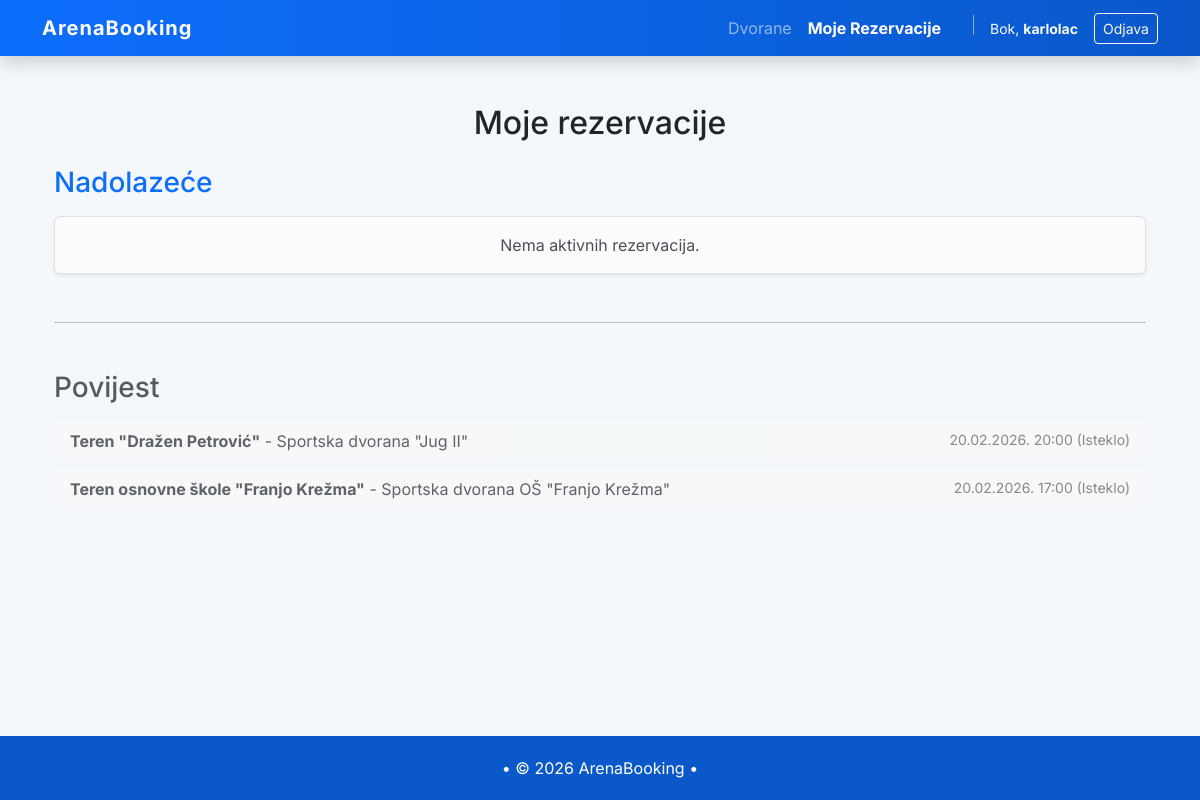
The page /bookings/ (signed in) on the database as committed earlier.
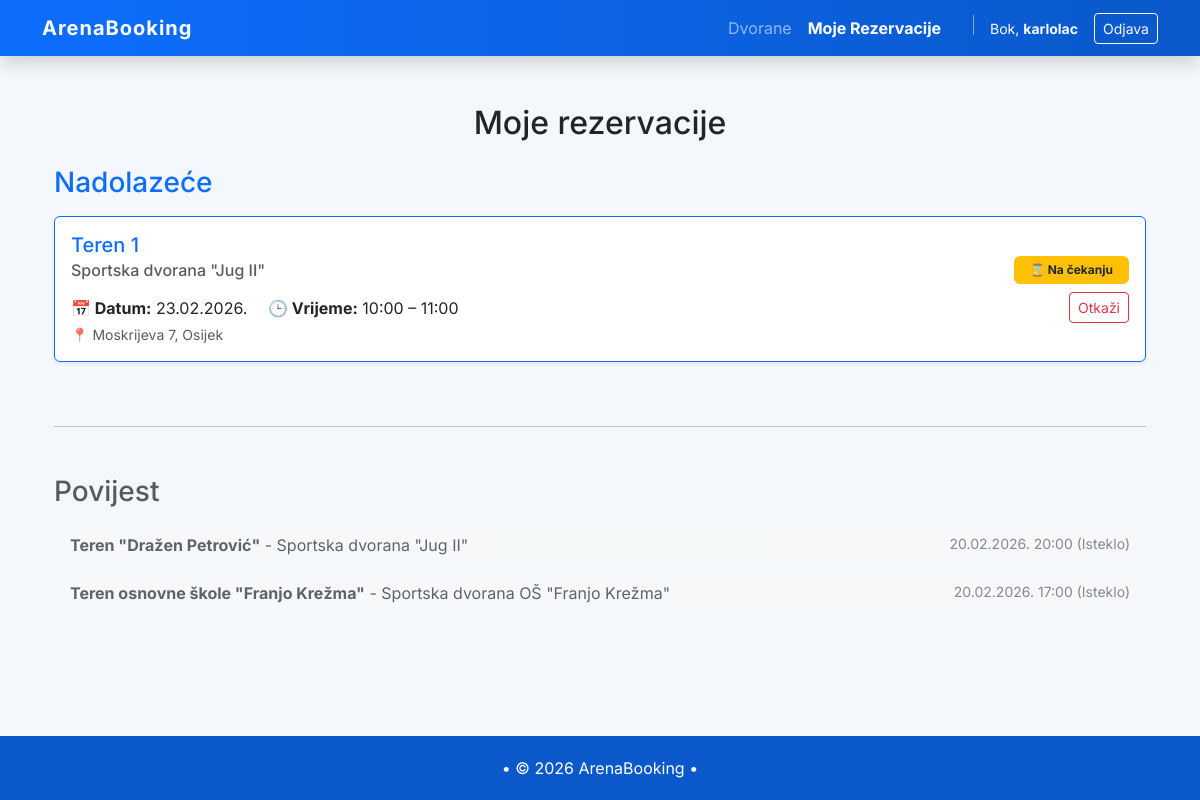
The same page on the database as committed later.
### bookings/models.py (models this page shows, shortened)
class Booking(models.Model):
    user = models.ForeignKey(User, on_delete=models.CASCADE, related_name="bookings")
    court = models.ForeignKey(Court, on_delete=models.CASCADE, related_name="bookings")
    start_datetime = models.DateTimeField()
    end_datetime = models.DateTimeField()
    created_at = models.DateTimeField(auto_now_add=True)
    STATUS_CHOICES = [
        ('pending', 'Na čekanju'),
        ('confirmed', 'Potvrđeno'),
        ('cancelled', 'Otkazano'),
    ]
    status = models.CharField(
        max_length=20,
        choices=STATUS_CHOICES,
        default='pending'
    )
    class Meta:
        permissions = [
        ("can_approve_booking", "Can approve booking"),
    ]

### facilities/models.py (models this page shows, shortened)
class Court(models.Model):
    class Sport(models.TextChoices):
        FOOTBALL = "football", "Nogomet"
        BASKETBALL = "basketball", "Košarka"
        TENNIS = "tennis", "Tenis"
        PADEL = "padel", "Padel"
        OTHER = "other", "Ostalo"
    sport = models.CharField(
    max_length=20,
    choices=Sport.choices,
    blank=True,
    null=True
    )
    facility = models.ForeignKey(Facility, on_delete=models.CASCADE, related_name="courts")
    name = models.CharField(max_length=80)
    is_active = models.BooleanField(default=True)

class Facility(models.Model):
    name = models.CharField(max_length=120)
    address = models.CharField(max_length=200)
    city = models.CharField(max_length=80, blank=True)
    is_active = models.BooleanField(default=True)
    working_from = models.TimeField(default=time(8, 0))  # Podrazumijevano 08:00
    working_till = models.TimeField(default=time(22, 0)) # Podrazumijevano 22:00
    class Meta:
        verbose_name = "Facility"
        verbose_name_plural = "Facilities"

### bookings/views.py (the view)
# urls.py: path('bookings/', include('bookings.urls')),
@login_required
def bookings(request):
    if request.user.is_superuser:
        raise PermissionDenied("Admin nema pristup rezervacijama.")
    now = timezone.now()
    user_bookings = (
        Booking.objects
        .filter(user=request.user)
        .select_related("court")
        .order_by("-start_datetime")
    )
    active_bookings = user_bookings.filter(end_datetime__gt=now).order_by("start_datetime")
    past_bookings = user_bookings.filter(end_datetime__lte=now).order_by("-start_datetime")
    return render(request, "bookings/bookings.html", {
        "active_bookings": active_bookings,
        "past_bookings": past_bookings,
        "now": now,
    })

### bookings/templates/bookings/bookings.html (shortened to what this page needs)
{% extends "base.html" %}
{% block content %}
<div class="container mt-4">
    <h2 class="mb-4 text-center">Moje rezervacije</h2>
    <h3 class="text-primary mb-3">Nadolazeće</h3>
    {% if active_bookings %}
        <div class="row">
            {% for b in active_bookings %}
                <div class="col-12 mb-3">
                    <div class="card border-primary shadow-sm">
                        <div class="card-body d-flex justify-content-between align-items-center">
                            <div>
                                <h5 class="card-title mb-1 text-primary">{{ b.court.name }}</h5>
                                <h6 class="text-muted mb-3">{{ b.court.facility.name }}</h6>
                                <p class="card-text mb-0">
                                    <strong>📅 Datum:</strong> {{ b.start_datetime|date:"d.m.Y." }}
                                    <span class="ms-3"><strong>🕒 Vrijeme:</strong> {{ b.start_datetime|date:"H:i" }} – {{ b.end_datetime|date:"H:i" }}</span>
                                </p>
                                <small class="text-muted d-block mt-1">📍 {{ b.court.facility.address }}, {{ b.court.facility.city }}</small>
                            </div>
                            <div class="text-end">
                                {% if b.status == 'pending' %}
                                    <span class="badge bg-warning text-dark p-2 px-3">⌛ Na čekanju</span>
                                {% elif b.status == 'confirmed' %}
                                    <span class="badge bg-success p-2 px-3">✅ Potvrđeno</span>
                                {% else %}
                                    <span class="badge bg-danger p-2 px-3">❌ Otkazano</span>
                                {% endif %}
                                {% if b.status != 'cancelled' and b.start_datetime > now and not user.is_staff %}
                                    <form action="{% url 'bookings:cancel_booking' b.id %}" method="post" class="mt-2">
                                        <button type="submit"
                                                class="btn btn-sm btn-outline-danger"
                                                onclick="return confirm('Jesi siguran da želiš otkazati ovu rezervaciju?');">
                                            Otkaži
                                        </button>
                                    </form>
                                {% endif %}
                                </div>
                        </div>
                    </div>
                </div>
            {% endfor %}
        </div>
    {% else %}
        <div class="alert alert-light border shadow-sm text-center">Nema aktivnih rezervacija.</div>
    {% endif %}
    <hr class="my-5">
    <h3 class="text-muted mb-3">Povijest</h3>
    {% if past_bookings %}
        <div class="row">
            {% for b in past_bookings %}
                <div class="col-12 mb-2" style="opacity: 0.7;">
                    <div class="card bg-light border-0">
                        <div class="card-body py-2 d-flex justify-content-between">
                            <span><strong>{{ b.court.name }}</strong> - {{ b.court.facility.name }}</span>
                            <span class="text-muted small">{{ b.start_datetime|date:"d.m.Y. H:i" }} (Isteklo)</span>
                        </div>
                    </div>
                </div>
            {% endfor %}
        </div>
    {% else %}
        <p class="text-muted italic">Povijest rezervacija je prazna.</p>
    {% endif %}
</div>
{% endblock %}

Rows that differ between the two databases and show on the page:
added Booking: court.name "Teren 1", court.facility.name "Sportska dvorana \"Jug II\"", start_datetime "23.02.2026.", start_datetime "10:00", end_datetime "11:00", court.facility.address "Moskrijeva 7", court.facility.city "Osijek", status "⌛ Na čekanju", shown under "Nadolazeće"
Other text that changed with them:
text no longer shown: "Nema aktivnih rezervacija."
